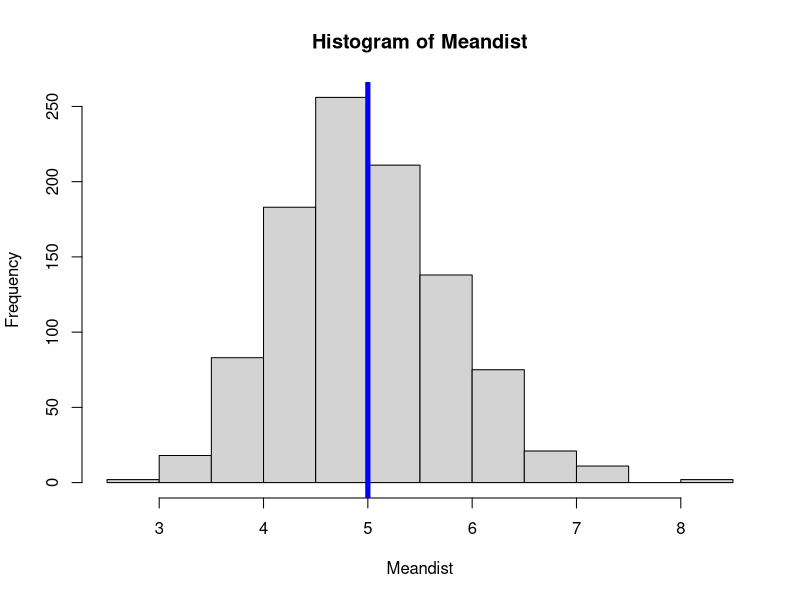
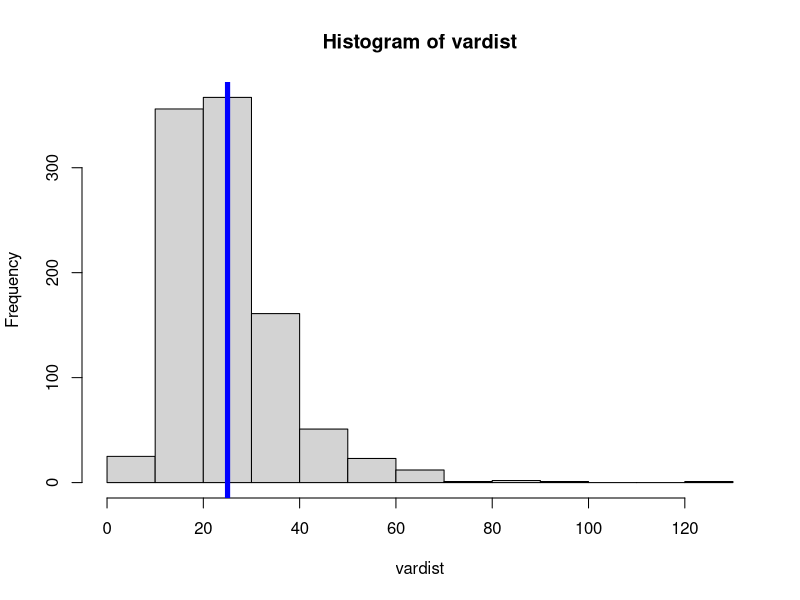

These figures' R source, in order:
## ---- chunk 1
library(ggplot2)
## ---- chunk 2
lambda = 0.2
mean_exp = 1/lambda
sd_exp = 1/lambda
sim_mat <- matrix(rexp(1000*40, lambda), nrow = 1000, ncol = 40)
Meandist <- apply(sim_mat, 1, mean)
hist(Meandist)
abline(v = 1/lambda, lty = 1, lwd = 5, col = "blue")

## ---- chunk 3
vardist <- apply(sim_mat, 1, var)
hist(vardist)
abline(v = mean(vardist), lty = 1, lwd = 5, col = "blue")

#theoretical variance
(1/lambda)^2
#sample variance
mean(vardist)
